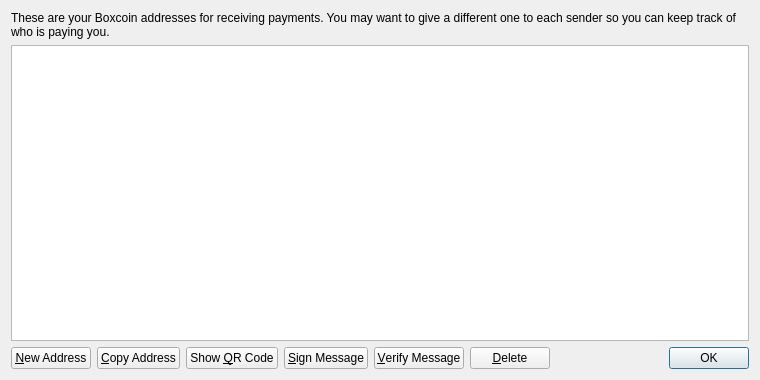
<?xml version="1.0" encoding="UTF-8"?>
<ui version="4.0">
 <class>AddressBookPage</class>
 <widget class="QWidget" name="AddressBookPage">
  <property name="geometry">
   <rect>
    <x>0</x>
    <y>0</y>
    <width>760</width>
    <height>380</height>
   </rect>
  </property>
  <property name="windowTitle">
   <string>Address Book</string>
  </property>
  <layout class="QVBoxLayout" name="verticalLayout">
   <item>
    <widget class="QLabel" name="labelExplanation">
     <property name="text">
      <string>These are your Boxcoin addresses for receiving payments. You may want to give a different one to each sender so you can keep track of who is paying you.</string>
     </property>
     <property name="textFormat">
      <enum>Qt::PlainText</enum>
     </property>
     <property name="wordWrap">
      <bool>true</bool>
     </property>
    </widget>
   </item>
   <item>
    <widget class="QTableView" name="tableView">
     <property name="contextMenuPolicy">
      <enum>Qt::CustomContextMenu</enum>
     </property>
     <property name="toolTip">
      <string>Double-click to edit address or label</string>
     </property>
     <property name="tabKeyNavigation">
      <bool>false</bool>
     </property>
     <property name="alternatingRowColors">
      <bool>true</bool>
     </property>
     <property name="selectionMode">
      <enum>QAbstractItemView::SingleSelection</enum>
     </property>
     <property name="selectionBehavior">
      <enum>QAbstractItemView::SelectRows</enum>
     </property>
     <property name="sortingEnabled">
      <bool>true</bool>
     </property>
     <attribute name="verticalHeaderVisible">
      <bool>false</bool>
     </attribute>
    </widget>
   </item>
   <item>
    <layout class="QHBoxLayout" name="horizontalLayout">
     <item>
      <widget class="QPushButton" name="newAddressButton">
       <property name="toolTip">
        <string>Create a new address</string>
       </property>
       <property name="text">
        <string>&amp;New Address</string>
       </property>
       <property name="icon">
        <iconset resource="../bitcoin.qrc">
         <normaloff>:/icons/add</normaloff>:/icons/add</iconset>
       </property>
      </widget>
     </item>
     <item>
      <widget class="QPushButton" name="copyToClipboard">
       <property name="toolTip">
        <string>Copy the currently selected address to the system clipboard</string>
       </property>
       <property name="text">
        <string>&amp;Copy Address</string>
       </property>
       <property name="icon">
        <iconset resource="../bitcoin.qrc">
         <normaloff>:/icons/editcopy</normaloff>:/icons/editcopy</iconset>
       </property>
      </widget>
     </item>
     <item>
      <widget class="QPushButton" name="showQRCode">
       <property name="text">
        <string>Show &amp;QR Code</string>
       </property>
       <property name="icon">
        <iconset resource="../bitcoin.qrc">
         <normaloff>:/icons/qrcode</normaloff>:/icons/qrcode</iconset>
       </property>
      </widget>
     </item>
     <item>
      <widget class="QPushButton" name="signMessage">
       <property name="toolTip">
        <string>Sign a message to prove you own a Bitcoin address</string>
       </property>
       <property name="text">
        <string>&amp;Sign Message</string>
       </property>
       <property name="icon">
        <iconset resource="../bitcoin.qrc">
         <normaloff>:/icons/edit</normaloff>:/icons/edit</iconset>
       </property>
      </widget>
     </item>
     <item>
      <widget class="QPushButton" name="verifyMessage">
       <property name="toolTip">
        <string>Verify a message to ensure it was signed with a specified Bitcoin address</string>
       </property>
       <property name="text">
        <string>&amp;Verify Message</string>
       </property>
       <property name="icon">
        <iconset resource="../bitcoin.qrc">
         <normaloff>:/icons/transaction_0</normaloff>:/icons/transaction_0</iconset>
       </property>
      </widget>
     </item>
     <item>
      <widget class="QPushButton" name="deleteButton">
       <property name="toolTip">
        <string>Delete the currently selected address from the list. Only sending addresses can be deleted.</string>
       </property>
       <property name="text">
        <string>&amp;Delete</string>
       </property>
       <property name="icon">
        <iconset resource="../bitcoin.qrc">
         <normaloff>:/icons/remove</normaloff>:/icons/remove</iconset>
       </property>
      </widget>
     </item>
     <item>
      <spacer name="horizontalSpacer">
       <property name="orientation">
        <enum>Qt::Horizontal</enum>
       </property>
       <property name="sizeHint" stdset="0">
        <size>
         <width>40</width>
         <height>20</height>
        </size>
       </property>
      </spacer>
     </item>
     <item>
      <widget class="QDialogButtonBox" name="buttonBox">
       <property name="sizePolicy">
        <sizepolicy hsizetype="Maximum" vsizetype="Fixed">
         <horstretch>0</horstretch>
         <verstretch>0</verstretch>
        </sizepolicy>
       </property>
       <property name="standardButtons">
        <set>QDialogButtonBox::Ok</set>
       </property>
      </widget>
     </item>
    </layout>
   </item>
  </layout>
 </widget>
 <resources>
  <include location="../bitcoin.qrc"/>
 </resources>
 <connections/>
</ui>
